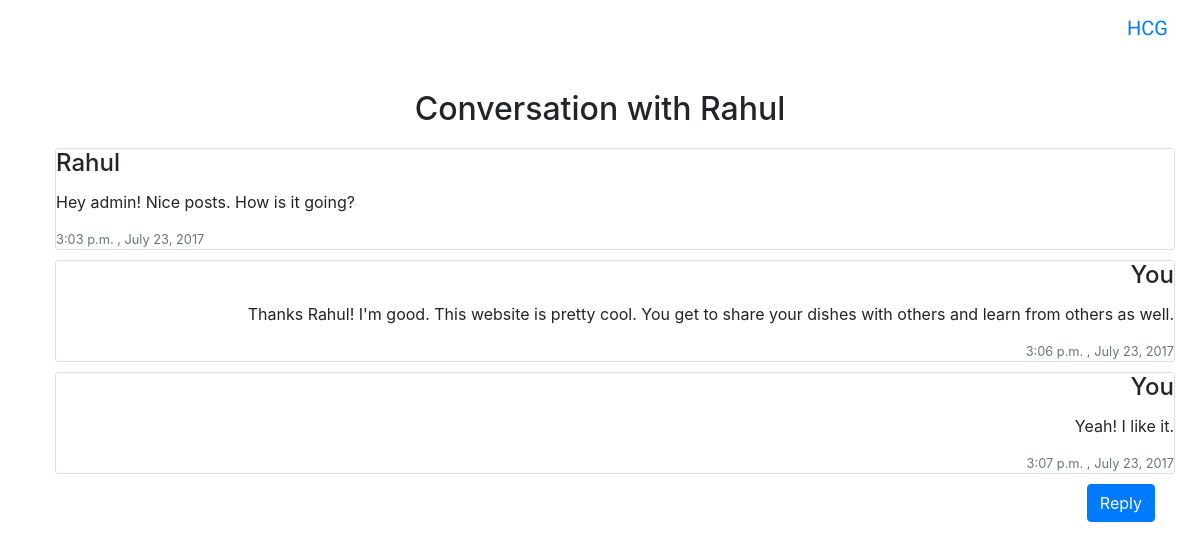
The page /HCG/messageDetails/?q=Rahul (signed in) on the database its author committed.
### HCG/models.py (models this page shows, shortened)
class Message(models.Model):
    sender = models.ForeignKey(User,related_name='sender')
    receiver = models.ForeignKey(User,related_name='receiver')
    message = models.TextField(max_length=1000)
    timestamp = models.DateTimeField(auto_created=True)

### HCG/views.py (the view)
def ViewMessages(request):
    user = request.user;
    otherUsername = request.GET.get('q', '')
    if(User.objects.filter(username=otherUsername).count() == 0 or user.username == otherUsername):
        return HttpResponse(status=404)
    otherUser = User.objects.get(username=otherUsername);
    messages = Message.objects.filter( (Q(sender=user) & Q(receiver=otherUser)) | (Q(sender=otherUser) & Q(receiver=user)))
    messages = sorted(messages, key=operator.attrgetter('timestamp'))
    template = loader.get_template('HCG/myMessagesAll.html')
    context = {
        'username': request.user.username,
        'otherUsername' : otherUser.username,
        'messages' : messages,
        'pk' : otherUser.id,
    }
    return HttpResponse(template.render(context, request))

### HCG/templates/HCG/myMessagesAll.html (shortened to what this page needs)
{% extends 'base.html' %}
{% block body %}
<br>
<h2 style="text-align:center;padding:10px;">Conversation with {{ otherUsername }}</h2>
<div class="container" >
    {% for message in messages %}
        {% if message.sender.username == username %}
            <div class="card text-right card-outline-info" style="width: 70rem;margin:10px;">
        {% endif %}
        {% if message.sender.username != username %}
            <div class="card text-left card-outline-secondary" style="width: 70rem;margin:10px;">
        {% endif %}
  <div class="card-block">
      {% if message.sender.username == username %}
            <h4 class="card-title">You</h4>
        {% endif %}
        {% if message.sender.username != username %}
            <h4 class="card-title">{{ message.sender.username }}</h4>
        {% endif %}
    <p class="card-text">{{ message.message }}</p>
    <p class="card-text"><small class="text-muted">{{ message.timestamp.time }} , {{ message.timestamp.date }}</small></p>
  </div>
</div>
    {% endfor %}
    <a href="/HCG/draftMessage/{{ pk }}" class="btn btn-primary float-right">Reply</a>
</div>
{% endblock %}

### HCG/static/style.css (style rules this page uses)
body { background: white url("images/testbackground.jpg"); }

### rows shown on the page
Message: sender.username "Rahul", message "Hey admin! Nice posts. How is it going?", timestamp.time "3:03 p.m.", timestamp "July 23, 2017"
Message: shows "You", message "Thanks Rahul! I'm good. This website is pretty cool. You get to share your dishes with others and learn from others as well.", timestamp.time "3:06 p.m.", timestamp "July 23, 2017"
Message: shows "You", message "Yeah! I like it.", timestamp.time "3:07 p.m.", timestamp "July 23, 2017"

### other values the page prints
{{ otherUsername }} "Rahul"
